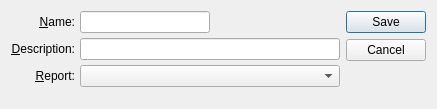
<?xml version="1.0" encoding="UTF-8"?>
<ui version="4.0">
 <comment>This file is part of the xTuple ERP: PostBooks Edition, a free and
open source Enterprise Resource Planning software suite,
Copyright (c) 1999-2010 by OpenMFG LLC, d/b/a xTuple.
It is licensed to you under the Common Public Attribution License
version 1.0, the full text of which (including xTuple-specific Exhibits)
is available at www.xtuple.com/CPAL.  By using this software, you agree
to be bound by its terms.</comment>
 <class>checkFormat</class>
 <widget class="QDialog" name="checkFormat">
  <property name="geometry">
   <rect>
    <x>0</x>
    <y>0</y>
    <width>437</width>
    <height>109</height>
   </rect>
  </property>
  <property name="windowTitle">
   <string>Check Format</string>
  </property>
  <layout class="QGridLayout" name="gridLayout">
   <item row="0" column="0">
    <layout class="QVBoxLayout">
     <property name="spacing">
      <number>0</number>
     </property>
     <item>
      <layout class="QHBoxLayout">
       <property name="spacing">
        <number>5</number>
       </property>
       <item>
        <layout class="QVBoxLayout">
         <property name="spacing">
          <number>5</number>
         </property>
         <item>
          <widget class="QLabel" name="_nameLit">
           <property name="text">
            <string>&amp;Name:</string>
           </property>
           <property name="alignment">
            <set>Qt::AlignRight|Qt::AlignTrailing|Qt::AlignVCenter</set>
           </property>
           <property name="buddy">
            <cstring>_name</cstring>
           </property>
          </widget>
         </item>
         <item>
          <widget class="QLabel" name="_descriptionLit">
           <property name="text">
            <string>&amp;Description:</string>
           </property>
           <property name="alignment">
            <set>Qt::AlignRight|Qt::AlignTrailing|Qt::AlignVCenter</set>
           </property>
           <property name="buddy">
            <cstring>_report</cstring>
           </property>
          </widget>
         </item>
         <item>
          <widget class="QLabel" name="_reportLit">
           <property name="text">
            <string>&amp;Report:</string>
           </property>
           <property name="alignment">
            <set>Qt::AlignRight|Qt::AlignTrailing|Qt::AlignVCenter</set>
           </property>
           <property name="buddy">
            <cstring>_report</cstring>
           </property>
          </widget>
         </item>
        </layout>
       </item>
       <item>
        <layout class="QVBoxLayout">
         <property name="spacing">
          <number>5</number>
         </property>
         <item>
          <layout class="QHBoxLayout">
           <property name="spacing">
            <number>0</number>
           </property>
           <item>
            <widget class="XLineEdit" name="_name"/>
           </item>
           <item>
            <spacer>
             <property name="orientation">
              <enum>Qt::Horizontal</enum>
             </property>
             <property name="sizeType">
              <enum>QSizePolicy::Expanding</enum>
             </property>
             <property name="sizeHint" stdset="0">
              <size>
               <width>20</width>
               <height>20</height>
              </size>
             </property>
            </spacer>
           </item>
          </layout>
         </item>
         <item>
          <widget class="XLineEdit" name="_descrip"/>
         </item>
         <item>
          <widget class="XComboBox" name="_report">
           <property name="sizePolicy">
            <sizepolicy hsizetype="Expanding" vsizetype="Fixed">
             <horstretch>0</horstretch>
             <verstretch>0</verstretch>
            </sizepolicy>
           </property>
           <property name="type">
            <enum>XComboBox::Reports</enum>
           </property>
          </widget>
         </item>
        </layout>
       </item>
      </layout>
     </item>
     <item>
      <spacer>
       <property name="orientation">
        <enum>Qt::Vertical</enum>
       </property>
       <property name="sizeType">
        <enum>QSizePolicy::Expanding</enum>
       </property>
       <property name="sizeHint" stdset="0">
        <size>
         <width>20</width>
         <height>16</height>
        </size>
       </property>
      </spacer>
     </item>
    </layout>
   </item>
   <item row="0" column="1">
    <widget class="QDialogButtonBox" name="_buttonBox">
     <property name="orientation">
      <enum>Qt::Vertical</enum>
     </property>
     <property name="standardButtons">
      <set>QDialogButtonBox::Cancel|QDialogButtonBox::Save</set>
     </property>
    </widget>
   </item>
  </layout>
 </widget>
 <layoutdefault spacing="6" margin="11"/>
 <pixmapfunction>qPixmapFromMimeSource</pixmapfunction>
 <customwidgets>
  <customwidget>
   <class>XComboBox</class>
   <extends>QComboBox</extends>
   <header>xcombobox.h</header>
  </customwidget>
  <customwidget>
   <class>XLineEdit</class>
   <extends>QLineEdit</extends>
   <header>xlineedit.h</header>
  </customwidget>
 </customwidgets>
 <tabstops>
  <tabstop>_name</tabstop>
  <tabstop>_descrip</tabstop>
  <tabstop>_report</tabstop>
 </tabstops>
 <resources/>
 <connections>
  <connection>
   <sender>_buttonBox</sender>
   <signal>rejected()</signal>
   <receiver>checkFormat</receiver>
   <slot>reject()</slot>
   <hints>
    <hint type="sourcelabel">
     <x>390</x>
     <y>56</y>
    </hint>
    <hint type="destinationlabel">
     <x>218</x>
     <y>54</y>
    </hint>
   </hints>
  </connection>
 </connections>
</ui>
